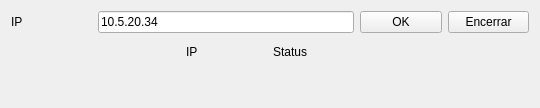
<?xml version="1.0" encoding="UTF-8"?>
<ui version="4.0">
 <class>Widget</class>
 <widget class="QWidget" name="Widget">
  <property name="geometry">
   <rect>
    <x>0</x>
    <y>0</y>
    <width>540</width>
    <height>108</height>
   </rect>
  </property>
  <property name="windowTitle">
   <string>Widget</string>
  </property>
  <layout class="QGridLayout" name="gridLayout">
   <item row="1" column="1" colspan="3">
    <widget class="QLineEdit" name="valor_ip">
     <property name="text">
      <string>10.5.20.34</string>
     </property>
    </widget>
   </item>
   <item row="1" column="0">
    <widget class="QLabel" name="ip">
     <property name="text">
      <string>IP</string>
     </property>
    </widget>
   </item>
   <item row="1" column="4">
    <widget class="QPushButton" name="botao_ok">
     <property name="text">
      <string>OK</string>
     </property>
    </widget>
   </item>
   <item row="3" column="2">
    <widget class="QLabel" name="ip_monitorado">
     <property name="text">
      <string/>
     </property>
    </widget>
   </item>
   <item row="1" column="5">
    <widget class="QPushButton" name="close2_">
     <property name="text">
      <string>Encerrar</string>
     </property>
    </widget>
   </item>
   <item row="2" column="2">
    <widget class="QLabel" name="label">
     <property name="text">
      <string>IP</string>
     </property>
    </widget>
   </item>
   <item row="2" column="3">
    <widget class="QLabel" name="label_2">
     <property name="text">
      <string>Status</string>
     </property>
    </widget>
   </item>
   <item row="3" column="3">
    <widget class="QLabel" name="status">
     <property name="text">
      <string/>
     </property>
    </widget>
   </item>
  </layout>
 </widget>
 <resources/>
 <connections/>
</ui>
